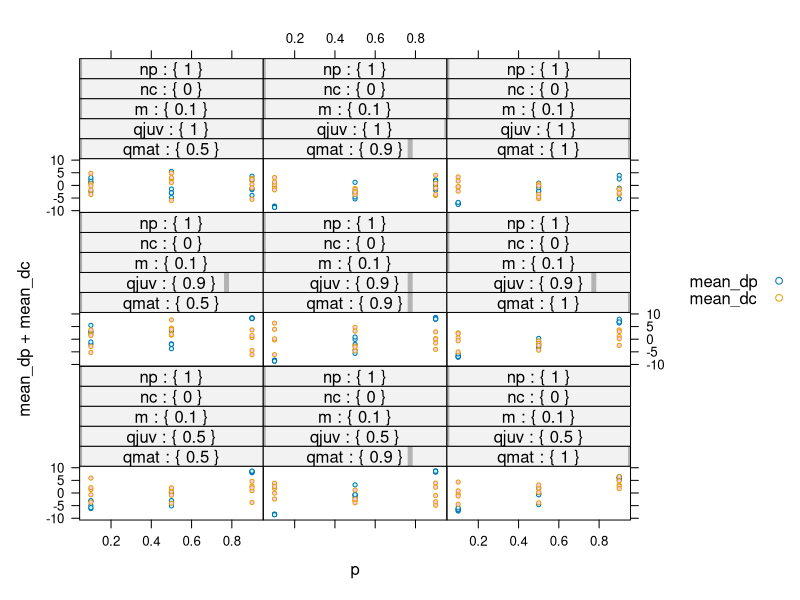
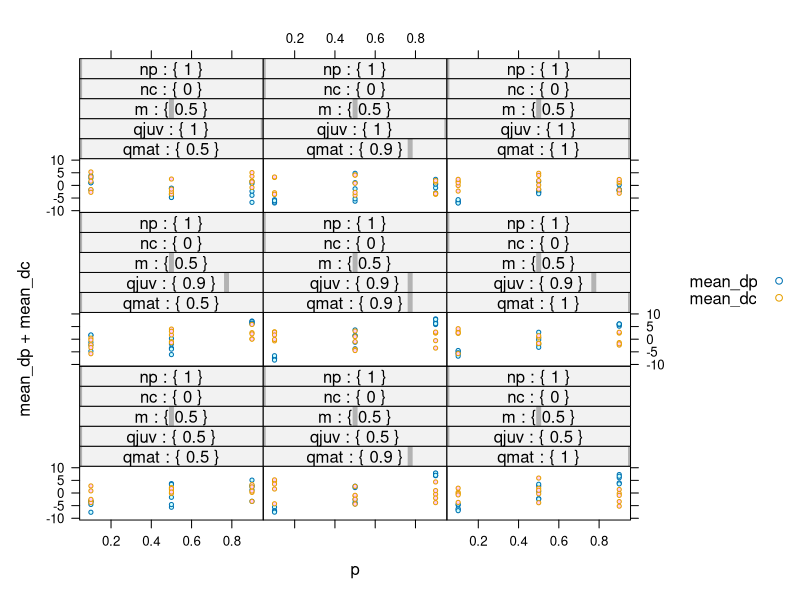
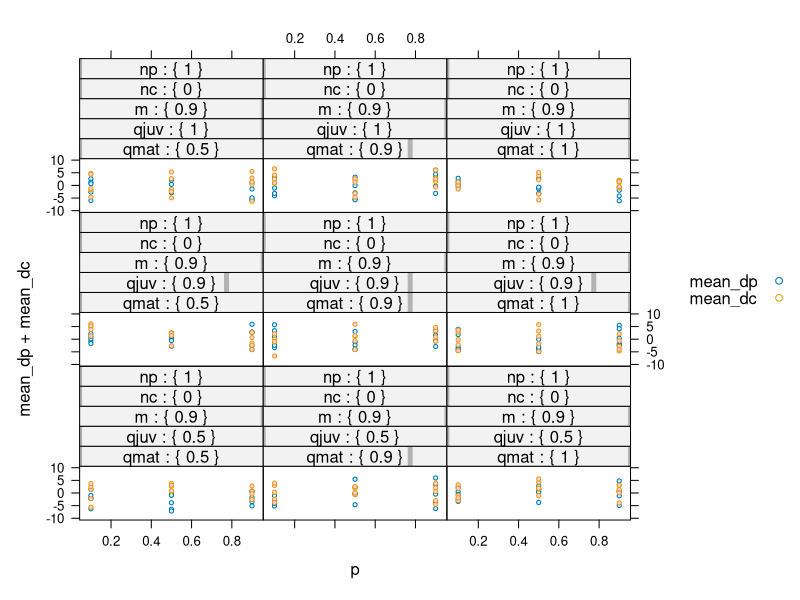
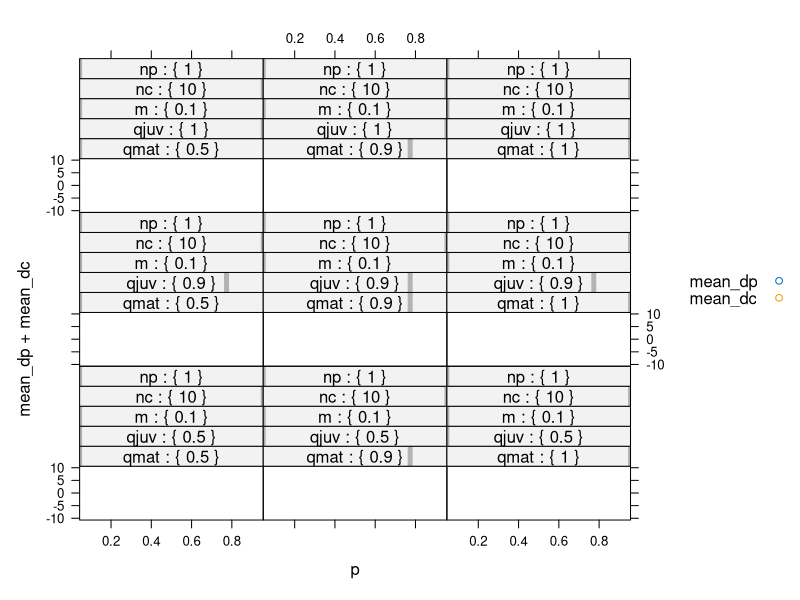
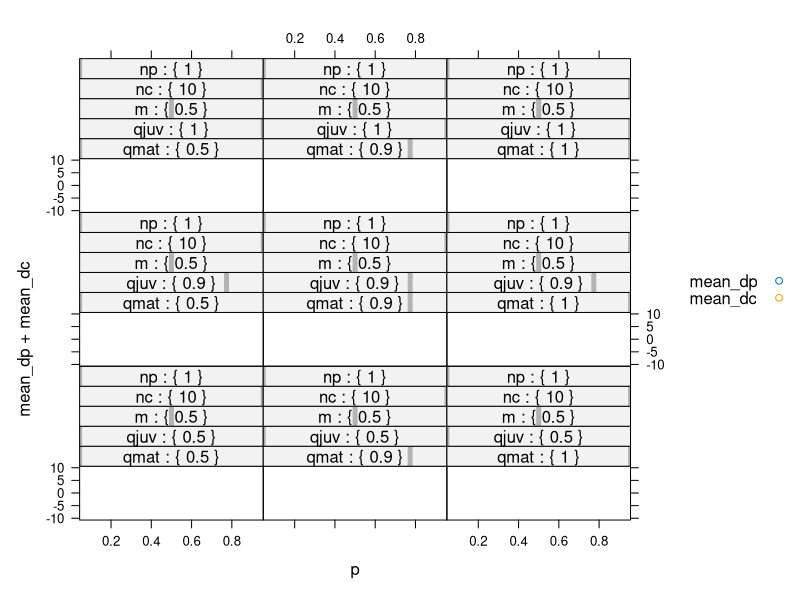
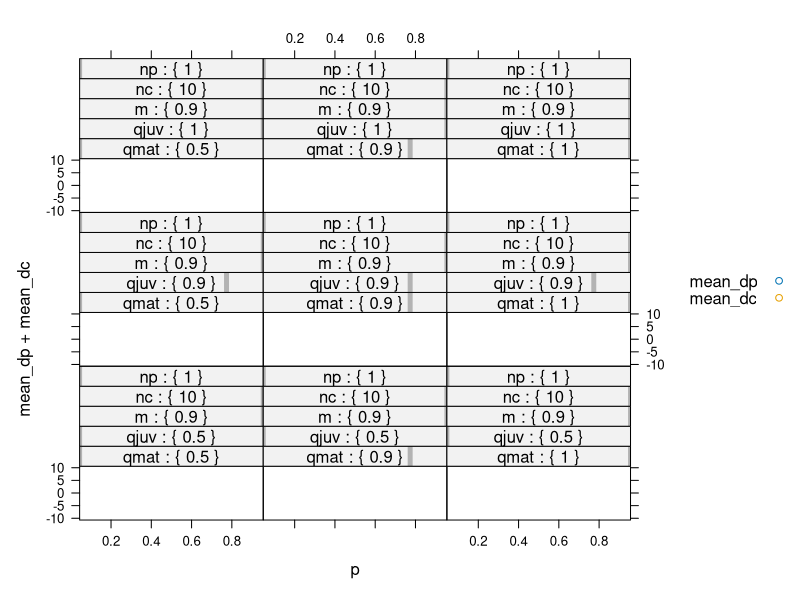
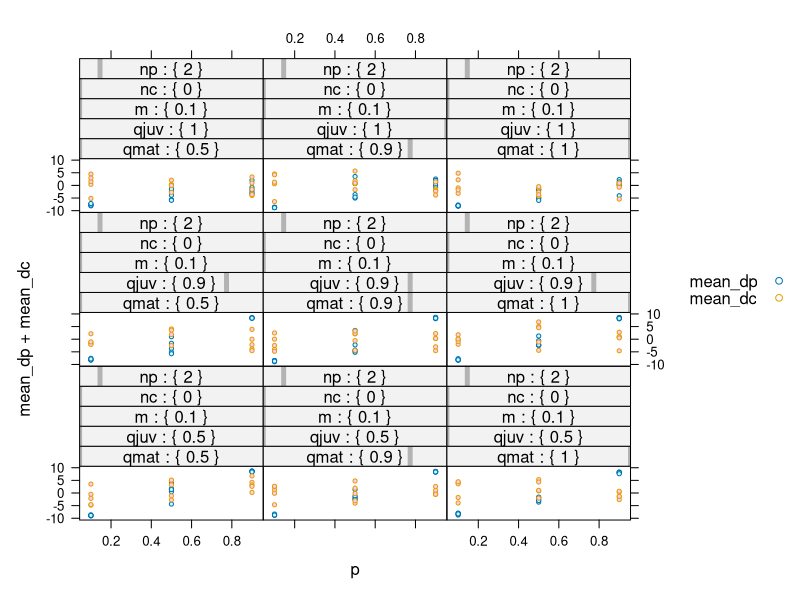
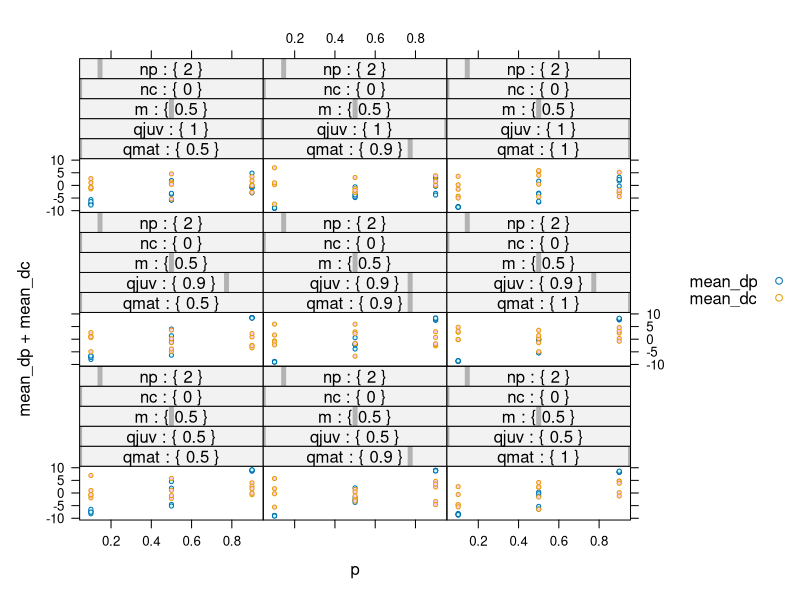

Write R code to recreate these figures, in order.
library("lattice")

dat <- read.table("../../data/summary_social_learn.csv"
                  ,sep=";"
                  ,header=T)

pdf("overview_b_and_d.pdf")
print(
      xyplot(mean_dp + mean_dc ~ p | qmat * qjuv * m * nc * np
             ,data=dat
             ,pch=21
             ,cex=0.5
             ,strip=function(strip.levels,...) { strip.default(strip.levels=T,...) }
             ,auto.key=T)
      )
dev.off()

pdf("overview_a.pdf")
print(
      xyplot(mean_agen + mean_asoc + mean_ajuv + mean_amat ~ p | qmat * qjuv * m * nc * np
             ,data=dat
             ,pch=21
             ,cex=0.5
             ,strip=function(strip.levels,...) { strip.default(strip.levels=T,...) }
             ,auto.key=T)
      )
dev.off()

dat <- read.table("../../data/summary_social_learn_qmat.csv"
                  ,sep=";"
                  ,header=T)

pdf("overview_a_vary_qmat.pdf")
print(
      xyplot(mean_agen + mean_asoc + mean_ajuv + mean_amat ~ qmat | p * qjuv * m * nc * np
             ,data=dat[dat$qmat >= 0.5,]
             ,pch=21
             ,cex=0.5
             ,strip=function(strip.levels,...) { strip.default(strip.levels=T,...) }
             ,auto.key=T)
      )
dev.off()

dat <- read.table("../../data/summary_vary_p_social.csv"
                  ,sep=";"
                  ,header=T)

pdf("overview_a_vary_p.pdf")
print(
      xyplot(mean_agen + mean_asoc + mean_ajuv + mean_amat ~ p| qmat * qjuv * m * nc * np
             ,data=dat
             ,pch=21
             ,cex=0.5
             ,strip=function(strip.levels,...) { strip.default(strip.levels=T,...) }
             ,auto.key=T)
      )
dev.off()
pdf("overview_dp_dc_vary_p.pdf")
print(
      xyplot(mean_dc + mean_dp ~ p| qmat * qjuv * m * nc * np
             ,data=dat
             ,pch=21
             ,cex=0.5
             ,strip=function(strip.levels,...) { strip.default(strip.levels=T,...) }
             ,auto.key=T)
      )
dev.off()

str(dat)
